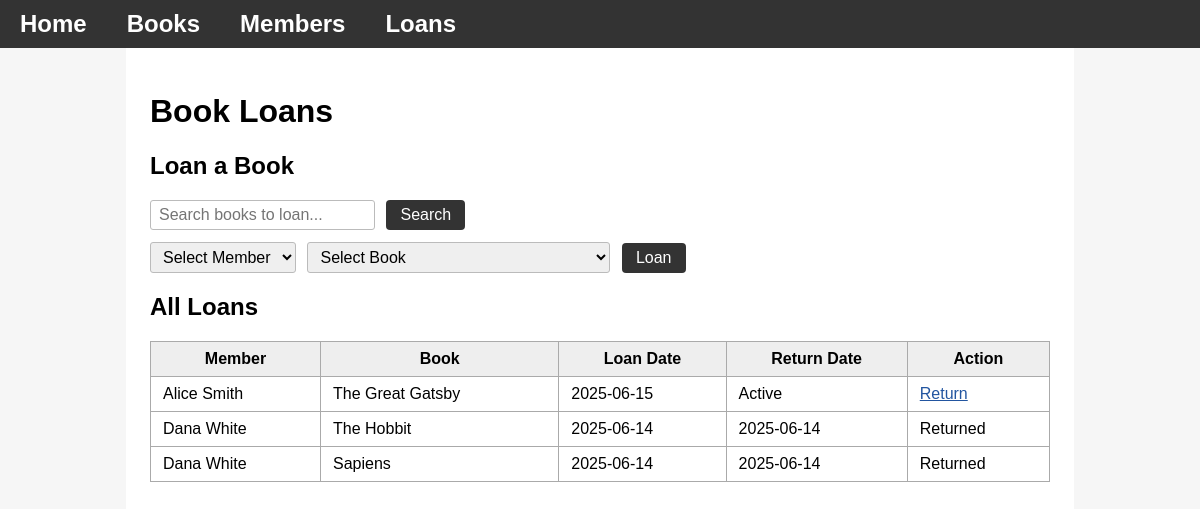
Page /loans on the committed database.
### tables this page shows
CREATE TABLE Loans (
    loan_id INTEGER PRIMARY KEY AUTOINCREMENT,
    book_id INTEGER,
    member_id INTEGER,
    loan_date DATE,
    return_date DATE,
    FOREIGN KEY (book_id) REFERENCES Books(book_id),
    FOREIGN KEY (member_id) REFERENCES Members(member_id)
);

CREATE TABLE Members (
    member_id INTEGER PRIMARY KEY AUTOINCREMENT,
    name TEXT,
    email TEXT,
    membership_date DATE
);

CREATE TABLE Books (
    book_id INTEGER PRIMARY KEY AUTOINCREMENT,
    title TEXT,
    author TEXT,
    genre TEXT,
    published_year INTEGER,
    copies_available INTEGER
);

### app.py (the view, shortened to what this page needs)
@app.route('/loans', methods=['GET', 'POST'])
def loans():
    conn = get_db_connection()
    members = conn.execute('SELECT member_id, name FROM Members').fetchall()
    search_book = request.args.get('search_book', '').strip()
    if search_book:
        books = conn.execute(
            "SELECT book_id, title FROM Books WHERE copies_available > 0 AND (title LIKE ? OR author LIKE ? OR genre LIKE ?)",
            (f'%{search_book}%', f'%{search_book}%', f'%{search_book}%')
        ).fetchall()
    else:
        books = conn.execute('SELECT book_id, title FROM Books WHERE copies_available > 0').fetchall()
    loans = conn.execute(
        '''
        SELECT l.loan_id, m.name AS member, b.title AS book, l.loan_date, l.return_date
        FROM Loans l
        JOIN Members m ON l.member_id = m.member_id
        JOIN Books b ON l.book_id = b.book_id
        ORDER BY l.loan_date DESC
        '''
    ).fetchall()
    conn.close()
    return render_template('loans.html', loans=loans, members=members, books=books, search_book=search_book)

### app.py (called while the page is built)
def get_db_connection():
    conn = sqlite3.connect('library.db')
    conn.row_factory = sqlite3.Row
    return conn

### templates/loans.html (shortened to what this page needs)
{% extends "base.html" %}
{% block content %}
  <h1>Book Loans</h1>
  <h2>Loan a Book</h2>
  <form method="get" action="/loans" style="margin-bottom: 12px;">
    <input type="text" name="search_book" placeholder="Search books to loan..." value="{{ search_book }}">
    <button type="submit">Search</button>
  </form>
  <form method="POST">
    <select name="member_id" required>
      <option value="">Select Member</option>
    </select>
    <select name="book_id" required>
      <option value="">Select Book</option>
    </select>
    <button type="submit">Loan</button>
  </form>
  <h2>All Loans</h2>
  <table>
    <tr><th>Member</th><th>Book</th><th>Loan Date</th><th>Return Date</th><th>Action</th></tr>
    {% for loan in loans %}
    <tr>
      <td>{{ loan.member }}</td>
      <td>{{ loan.book }}</td>
      <td>{{ loan.loan_date }}</td>
      <td>{{ loan.return_date if loan.return_date else "Active" }}</td>
      <td>
        {% if not loan.return_date %}
          <a href="/return_loan/{{ loan.loan_id }}">Return</a>
        {% else %}
          Returned
        {% endif %}
      </td>
    </tr>
    {% endfor %}
  </table>
{% endblock %}

### templates/base.html (style rules this page uses)
body { font-family: Arial, sans-serif; margin: 0; background: #f6f6f6; }
table { border-collapse: collapse; width: 100%; margin-top: 20px; }
th, td { border: 1px solid #aaa; padding: 8px 12px; }
th { background: #eee; }
form { margin-bottom: 20px; }
button, input[type="submit"] { background: #333; color: #fff; border: none; padding: 6px 14px; cursor: pointer; border-radius: 4px; font-size: 1em; }
input, select { padding: 5px 8px; border-radius: 3px; border: 1px solid #bbb; margin-right: 7px; font-size: 1em; }
.container a { color: #2255a0; font-weight: normal; text-decoration: underline; }

### rows in the picture
Loans: member "Alice Smith", book "The Great Gatsby", loan_date "2025-06-15", return_date "Active"
Loans: member "Dana White", book "The Hobbit", loan_date "2025-06-14", return_date "2025-06-14", shows "Returned"
Loans: member "Dana White", book "Sapiens", loan_date "2025-06-14", return_date "2025-06-14", shows "Returned"
